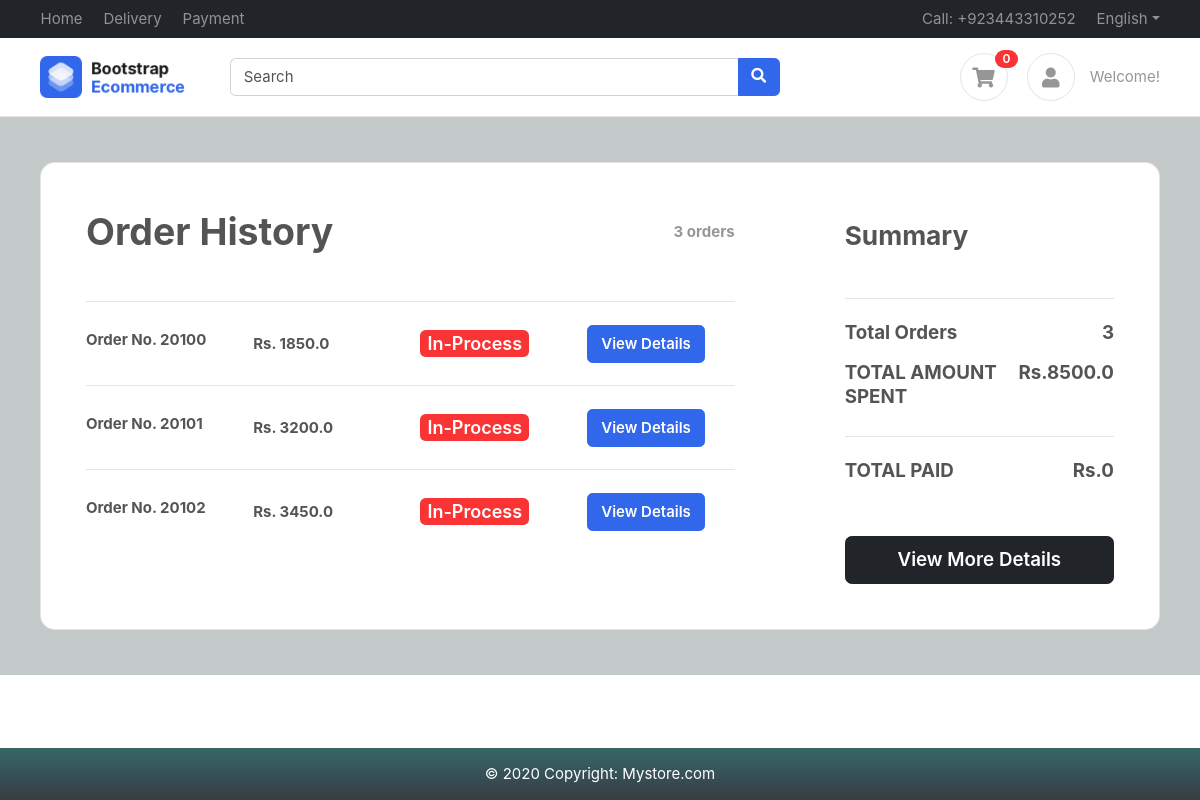
Page /orders/history/ (signed in) on the committed database.
### orders/models.py (models this page shows, shortened)
class OrderPlaced(BaseModel):
    order=models.OneToOneField(ShoppingCart,on_delete=models.CASCADE)
    customer = models.ForeignKey(User, on_delete=models.CASCADE)
    order_number = models.CharField(max_length=100, unique=True)
    total_amount=models.FloatField()
    Is_order_delivered=models.BooleanField(default=False)
    @staticmethod
    def CalcuatePayments(obj):
        amount_paid=0
        amount_pending=0
        for i in obj:
            if i.Is_order_delivered:
                amount_paid+=i.total_amount
            else:
                amount_pending+=i.total_amount
        return amount_paid,amount_pending

### orders/views.py (the view)
# urls.py: path('history/',order,name='order'),
def order(request):
    cartItems=ShoppingCart.objects.filter(user=request.user,is_paid=False)
    count=cartItems.count()
    obj=OrderPlaced.objects.filter(customer=request.user)
    paid,unpaid=OrderPlaced.CalcuatePayments(obj)
    oc=obj.count()
    return render(request,'order/orderhistory.html',{"orders":obj,"total_amount_spent":paid+unpaid,"total_paid":paid,"orders_count":oc,"count":count})

### template/order/orderhistory.html (shortened to what this page needs)
{% extends "base/base.html" %}
{% block cartcount %} {{ count }} {% endblock %}
{% block start %}
<section class="h-100 h-custom" style="background: rgb(195,201,200);background: linear-gradient(236deg, rgba(195,201,200,1) 0%);">
    <div class="container py-5 h-100">
        <div class="row d-flex justify-content-center align-items-center h-100">
            <div class="col-12">
                <div class="card card-registration card-registration-2" style="border-radius: 15px;">
                    <div class="card-body p-0">
                        <div class="row g-0">
                            <div class="col-lg-8">
                                <div class="p-5">
                                    <div class="d-flex justify-content-between align-items-center mb-5">
                                        <h1 class="fw-bold mb-0 text-black">Order History</h1>
                                        <h6 class="mb-0 text-muted">{{ orders_count }} orders</h6>
                                    </div>
                                    {% for order in orders %}
                                    <hr class="my-4">
                                    <div class="row mb-4 d-flex justify-content-between align-items-center">
                                        <div class="col-md-3 col-lg-3 col-xl-3">
                                            <h6 class="text" >Order No. {{ order.order_number }}</h6>
                                        </div>
                                        <div class="col-md-3 col-lg-3 col-xl-3">
                                            <h6 class="text-black mb-0">Rs. {{ order.total_amount }}</h6>
                                        </div>
                                        <div class="col-md-3 col-lg-3 col-xl-3">
                                            {% if order.Is_order_delivered %}
                                            <span class="badge badge-success" style="font-size: 1.2em;">Delivered</span>
                                            {% else %}
                                            <span class="badge badge-danger" style="font-size: 1.2em;">In-Process</span>
                                            {% endif %}
                                        </div>
                                        <div class="col-md-3 col-lg-3 col-xl-3">
                                            <a class="btn btn-primary" href="{% url 'view_order_details' order.order.uid %}">View Details </a>
                                        </div>
                                    </div>
                                    {% endfor %}
                                </div>
                            </div>
                            <div class="col-lg-4 bg-grey">
                                <div class="p-5">
                                    <h3 class="fw-bold mb-5 mt-2 pt-1">Summary</h3>
                                    <hr class="my-4">
                                    <div class="d-flex justify-content-between mb-2">
                                        <h5 class="text">Total Orders</h5>
                                        <h5>{{ orders_count }}</h5>
                                    </div>
                                    <div class="d-flex justify-content-between mb-4">
                                        <h5 class="text-uppercase mb-1">Total Amount Spent</h5>
                                        <h5>Rs.{{ total_amount_spent }}</h5>
                                    </div>
                                    <hr class="my-4">
                                    <div class="d-flex justify-content-between mb-5">
                                        <h5 class="text-uppercase">Total Paid</h5>
                                        <h5>Rs.{{ total_paid }}</h5>
                                    </div>
                                    <button type="button" class="btn btn-dark btn-block btn-lg" data-mdb-ripple-color="dark">View More Details</button>
                                </div>
                            </div>
                        </div>
                    </div>
                </div>
            </div>
        </div>
    </div>
</section>
{% endblock %}

### public/static/css/ui.css (style rules this page uses)
html { font-family: 'Inter', sans-serif; font-size: 15px; }

### template/base/base.html (style rules this page uses)
body { margin-bottom: 60px; }

### rows in the picture
OrderPlaced: order_number "20100", total_amount "1850.0", Is_order_delivered "In-Process"
OrderPlaced: order_number "20101", total_amount "3200.0", Is_order_delivered "In-Process"
OrderPlaced: order_number "20102", total_amount "3450.0", Is_order_delivered "In-Process"

### other values in the picture
{{ count }} "0"
{{ orders_count }} "3"
{{ total_amount_spent }} "8500.0"
{{ total_paid }} "0"
